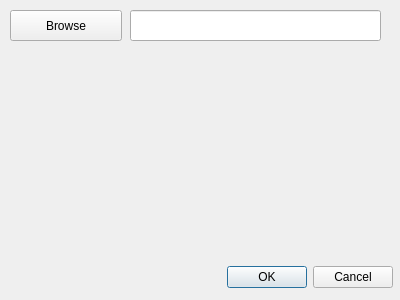
<?xml version="1.0" encoding="UTF-8"?>
<ui version="4.0">
 <class>Dialog</class>
 <widget class="QDialog" name="Dialog">
  <property name="geometry">
   <rect>
    <x>0</x>
    <y>0</y>
    <width>400</width>
    <height>300</height>
   </rect>
  </property>
  <property name="windowTitle">
   <string>Dialog</string>
  </property>
  <widget class="QDialogButtonBox" name="buttonBox">
   <property name="geometry">
    <rect>
     <x>160</x>
     <y>260</y>
     <width>233</width>
     <height>34</height>
    </rect>
   </property>
   <property name="standardButtons">
    <set>QDialogButtonBox::Cancel|QDialogButtonBox::Ok</set>
   </property>
  </widget>
  <widget class="QPushButton" name="pushButton">
   <property name="geometry">
    <rect>
     <x>10</x>
     <y>10</y>
     <width>112</width>
     <height>31</height>
    </rect>
   </property>
   <property name="text">
    <string>Browse</string>
   </property>
  </widget>
  <widget class="QLineEdit" name="lineEdit">
   <property name="geometry">
    <rect>
     <x>130</x>
     <y>10</y>
     <width>251</width>
     <height>31</height>
    </rect>
   </property>
  </widget>
 </widget>
 <resources/>
 <connections/>
</ui>
